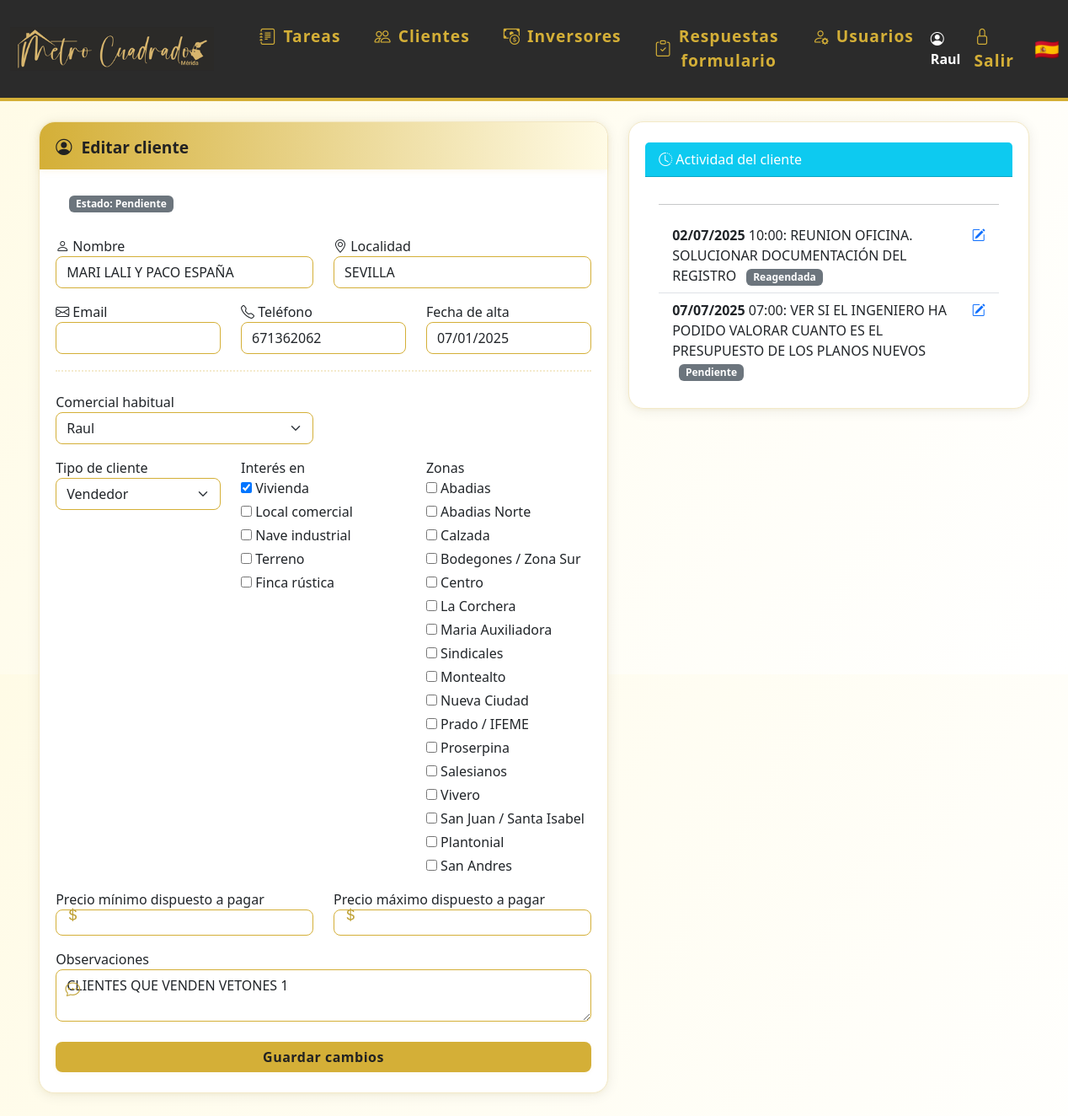
Screenshot of /editar_cliente/4 (signed in) with the database file from the repository.
### models.py (models this page shows)
class Usuario(UserMixin, db.Model):
    id = db.Column(db.Integer, primary_key=True)
    nombre = db.Column(db.String(80), unique=True, nullable=False)
    password = db.Column(db.String(200), nullable=False)
    es_admin = db.Column(db.Boolean, default=False)
    color = db.Column(db.String(7), nullable=True, default='#3788d8') # Color en formato hex, e.g., #RRGGBB
    email = db.Column(db.String(120), unique=True, nullable=True)
    telefono = db.Column(db.String(20), unique=True, nullable=True)
    activo = db.Column(db.Boolean, default=True)  # Nuevo campo para desactivar usuario
    notificar_email = db.Column(db.Boolean, default=True)
    notificar_telegram = db.Column(db.Boolean, default=False)
    chat_id_telegram = db.Column(db.String(32), nullable=True)
    eventos = db.relationship('Evento', backref='usuario', lazy=True)
    tareas = db.relationship('Tarea', back_populates='usuario')

class Cliente(db.Model):
    id = db.Column(db.Integer, primary_key=True)
    nombre = db.Column(db.String(120), nullable=False)
    email = db.Column(db.String(120), unique=True, nullable=True)
    telefono = db.Column(db.String(20), unique=True)
    estado = db.Column(db.String(20), nullable=False, default='en_curso') # en_curso, ha_comprado, cancelado
    localidad = db.Column(db.String(120), nullable=True)
    observaciones = db.Column(db.Text, nullable=True)
    tipo_cliente = db.Column(db.String(50), nullable=True)
    interes = db.Column(db.Text, nullable=True)
    zonas = db.Column(db.Text, nullable=True)
    precio_min = db.Column(db.Integer, nullable=True)
    precio_max = db.Column(db.Integer, nullable=True)
    encuesta_enviada = db.Column(db.String(20), default="sin_enviar")
    comercial_id = db.Column(db.Integer, db.ForeignKey('usuario.id'), nullable=True)
    fecha_creacion = db.Column(db.DateTime, default=datetime.utcnow)
    activo = db.Column(db.Boolean, default=True)  # Nuevo campo para desactivar cliente
    eventos = db.relationship('Evento', backref='cliente', lazy=True)
    tareas = db.relationship('Tarea', back_populates='cliente')
    visto_por = db.Column(db.Integer, db.ForeignKey('cliente.id'), nullable=True)

class Tarea(db.Model):
    id = db.Column(db.Integer, primary_key=True)
    usuario_id = db.Column(db.Integer, db.ForeignKey('usuario.id'))
    cliente_id = db.Column(db.Integer, db.ForeignKey('cliente.id'))
    fecha = db.Column(db.Date, nullable=False)
    hora = db.Column(db.Time, nullable=True)
    comentario = db.Column(db.Text)
    resolucion = db.Column(db.Text)
    estado = db.Column(db.String(20), nullable=False, default='por_hacer')  # por_hacer, ha_comprado, ha_alquilado, cancelado
    cliente = db.relationship('Cliente', back_populates='tareas')
    usuario = db.relationship('Usuario', back_populates='tareas')

### app.py (the view, shortened to what this page needs)
@app.route('/editar_cliente/<int:cliente_id>', methods=['GET', 'POST'])
@login_required
def editar_cliente(cliente_id):
    cliente = Cliente.query.get_or_404(cliente_id)
    form = CrearClienteForm(obj=cliente)
    form.comercial_id.choices = [(0, 'Sin comercial')] + [(u.id, u.nombre) for u in Usuario.query.all()]
    if request.method == 'GET':
        form.comercial_id.data = cliente.comercial_id or 0
        form.interes.data = cliente.interes.split(',') if cliente.interes else []
        form.zonas.data = cliente.zonas.split(',') if cliente.zonas else []
    tareas_cliente = cliente.tareas if hasattr(cliente, 'tareas') else []
    return render_template('editar_cliente.html', form=form, cliente=cliente, tareas_cliente=tareas_cliente)

### app.py (called while the page is built)
@login_manager.user_loader
def load_user(user_id):
    return Usuario.query.get(int(user_id))

### templates/editar_cliente.html (shortened to what this page needs)
{% extends 'base.html' %}
{% block content %}
<div class="container" style="max-width:1200px;">
  <div class="row">
    <div class="col-md-7">
      <div class="card mb-3">
        <div class="card-header-gradient">
          <span class="icon"><i class="bi bi-person-circle"></i></span> Editar cliente
        </div>
        <div class="mb-2" style="padding: 0.5rem 1rem 0 1rem;">
          <span class="badge bg-secondary">Estado: {{ cliente.estado.replace('_', ' ').capitalize() }}</span>
        </div>
        <form method="POST" style="padding:1.2rem 0 0 0;">
            <div class="row mb-3">
              <div class="col-6">
                <span class="icon"><i class="bi bi-person"></i></span>
                <label for="nombre">{{ form.nombre.label.text }}</label>
                {{ form.nombre(class_='form-control' + (' is-invalid' if form.nombre.errors else ''), autocomplete='name', id='nombre') }}
              </div>
              <div class="col-6">
                <span class="icon"><i class="bi bi-geo-alt"></i></span>
                <label for="localidad">{{ form.localidad.label.text }}</label>
                {{ form.localidad(class_='form-control' + (' is-invalid' if form.localidad.errors else ''), autocomplete='address-level2', id='localidad') }}
              </div>
            </div>
            <div class="row mb-3">
              <div class="col-4">
                <span class="icon"><i class="bi bi-envelope"></i></span>
                <label for="email">{{ form.email.label.text }}</label>
                {{ form.email(class_='form-control' + (' is-invalid' if form.email.errors else ''), autocomplete='email', id='email') }}
              </div>
              <div class="col-4">
                <span class="icon"><i class="bi bi-telephone"></i></span>
                <label for="telefono">{{ form.telefono.label.text }}</label>
                {{ form.telefono(class_='form-control' + (' is-invalid' if form.telefono.errors else ''), autocomplete='tel', id='telefono') }}
              </div>
              <div class="col-4">
                <label for="fecha_creacion">{{ form.fecha_creacion.label.text }}</label>
                {{ form.fecha_creacion(class_='form-control', readonly=true, autocomplete='off', id='fecha_creacion') }}
              </div>
            </div>
            <hr class="decor-sep">
            <div class="row mb-3">
              <div class="col-6">
                {{ form.comercial_id.label }}
                {{ form.comercial_id(class_='form-select') }}
              </div>
            </div>
            <div class="row mb-3">
              <div class="col-md-4">
                {{ form.tipo_cliente.label }}
                {{ form.tipo_cliente(class_='form-select') }}
              </div>
              <div class="col-md-4">
                {{ form.interes.label }}<br>
                <div style="display:flex;flex-direction:column;gap:4px;">
                  {% for subfield in form.interes %}
                    <label style="font-weight:normal;">
                      {{ subfield() }} {{ subfield.label.text }}
                    </label>
                  {% endfor %}
                </div>
              </div>
              <div class="col-md-4">
                {{ form.zonas.label }}<br>
                <div style="display:flex;flex-direction:column;gap:4px;">
                  {% for subfield in form.zonas %}
                    <label style="font-weight:normal;">
                      {{ subfield() }} {{ subfield.label.text }}
                    </label>
                  {% endfor %}
                </div>
              </div>
            </div>
            <div class="row mb-3">
              <div class="col-6">
                <div class="input-icon">
                  <span class="icon"></span>
                  {{ form.precio_min.label }}
                  {{ form.precio_min(class_='form-control form-control-sm', step='1', value=form.precio_min.data if form.precio_min.data is not none else '') }}
                </div>
              </div>
              <div class="col-6">
                <div class="input-icon">
                  <span class="icon"></span>
                  {{ form.precio_max.label }}
                  {{ form.precio_max(class_='form-control form-control-sm', step='1', value=form.precio_max.data if form.precio_max.data is not none else '') }}
                </div>
              </div>
            </div>
            <div class="input-icon mb-3">
                <span class="icon"></span>
                {{ form.observaciones.label }}
                {{ form.observaciones(class_='form-control') }}
            </div>
            <button type="submit" class="btn btn-success w-100 mt-2">Guardar cambios</button>
        </form>
      </div>
    </div>
    <div class="col-md-5">
      <div class="card">
        <div class="card-header bg-info text-white">
          <i class="bi bi-clock-history"></i> Actividad del cliente
        </div>
        <div class="card-body" style="max-height:250px;overflow:auto;">
          <hr>
          {% if tareas_cliente and tareas_cliente|length > 0 %}
            <ul class="list-group list-group-flush">
              {% for tarea in tareas_cliente %}
                <li class="list-group-item d-flex justify-content-between align-items-start">
                  <div>
                    <strong>{{ tarea.fecha.strftime('%d/%m/%Y') }}</strong>
                    {% if tarea.hora %} {{ tarea.hora.strftime('%H:%M') }}{% endif %}:
                    {{ tarea.comentario }}
                    <span class="badge bg-secondary ms-2">{{ tarea.estado.replace('_', ' ').capitalize() }}</span>
                  </div>
                  <a href="{{ url_for('editar_tarea', tarea_id=tarea.id) }}" class="ms-2" title="Editar tarea"><i class="bi bi-pencil-square"></i></a>
                </li>
              {% endfor %}
            </ul>
          {% else %}
            <div class="text-muted">No hay tareas registradas para este cliente.</div>
          {% endif %}
        </div>
      </div>
    </div>
  </div>
</div>
{% endblock %}

### templates/base.html (shortened to what this page needs)
<!DOCTYPE html>
<html lang="es">
<head>
    <link rel="stylesheet" href="https://cdn.jsdelivr.net/npm/bootstrap@5.3.0/dist/css/bootstrap.min.css">
    <link rel="stylesheet" href="{{ url_for('static', filename='estilos.css') }}">
    <link rel="stylesheet" href="https://cdn.jsdelivr.net/npm/bootstrap-icons@1.10.5/font/bootstrap-icons.css">
</head>
<body class="d-flex flex-column vh-100">
{% if request.path != '/login' %}
<nav class="navbar navbar-expand-lg mb-4">
  <div class="container-fluid">
    <a class="navbar-brand d-flex align-items-center" href="/">
      <img src="{{ url_for('static', filename='logoraul.png') }}" alt="Logo" style="height:90px;margin-right:18px;">
    </a>
    <div class="collapse navbar-collapse" id="navbarNav">
      <ul class="navbar-nav me-auto mb-2 mb-lg-0">
        <li class="nav-item mx-1">
          <a class="nav-link btn btn-outline-success rounded-pill px-3 d-flex align-items-center gap-2" href="/">
            <i class="bi bi-journal-text"></i> Tareas
          </a>
        </li>
        <li class="nav-item mx-1">
          <a class="nav-link btn btn-outline-primary rounded-pill px-3 d-flex align-items-center gap-2" href="/clientes">
            <i class="bi bi-people"></i> Clientes
          </a>
        </li>
        <li class="nav-item mx-1">
          <a class="nav-link btn btn-outline-danger rounded-pill px-3 d-flex align-items-center gap-2" href="/inversores">
            <i class="bi bi-cash-coin"></i> Inversores
          </a>
        </li>
        {% if current_user.is_authenticated %}
        <li class="nav-item mx-1">
          <a class="nav-link btn btn-outline-secondary rounded-pill px-3 d-flex align-items-center gap-2" href="/respuestas_formulario">
            <i class="bi bi-clipboard-check"></i> Respuestas formulario
          </a>
        </li>
        {% endif %}
        {% if current_user.is_authenticated and current_user.es_admin %}
        <li class="nav-item mx-1">
          <a class="nav-link btn btn-outline-dark rounded-pill px-3 d-flex align-items-center gap-2" href="/usuarios">
            <i class="bi bi-person-gear"></i> Usuarios
          </a>
        </li>
        {% endif %}
      </ul>
      <ul class="navbar-nav align-items-center">
        {% if current_user.is_authenticated %}
        <li class="nav-item me-2">
          <span class="navbar-text fw-bold text-white"><i class="bi bi-person-circle"></i> {{ current_user.nombre }}</span>
        </li>
        <li class="nav-item"><a class="nav-link" href="/logout" title="Salir"><span class="bi bi-lock"></span> Salir</a></li>
        {% else %}
        <li class="nav-item"><a class="nav-link" href="/login" title="Entrar"><span class="bi bi-lock"></span> Entrar</a></li>
        {% endif %}
        <li class="nav-item ms-3"><span class="fs-4">🇪🇸</span></li>
      </ul>
    </div>
  </div>
</nav>
{% endif %}
<div class="flex-grow-1 d-flex flex-column px-4" style="width:100vw;">
    {% block content %}{% endblock %}
</div>
</body>
</html>

### static/estilos.css (style rules this page uses)
body { background: linear-gradient(120deg, #fffbe6 0%, #fff 100%); font-family: 'Segoe UI', 'Arial', sans-serif; color: #222; }
.navbar { background: #2b2b2b !important; border-bottom: 4px solid #d4af37; }
.navbar-brand, .navbar-nav .nav-link { color: #d4af37 !important; font-weight: 600; font-size: 1.2rem; letter-spacing: 1px; }
.navbar-brand img { height: 40px; margin-right: 10px; }
.btn-primary, .btn-success { background: #d4af37; border: none; color: #222; font-weight: 600; border-radius: 8px; box-shadow: 0 1px 4px rgba(212,175,55,0.10), 0 0 0 0 #d4af37; letter-spacing: 0.5px; transition: background 0.2s, color 0.2s, box-shadow 0.2s; }
.card { background: #fff; border-radius: 18px; box-shadow: 0 2px 16px rgba(34,34,34,0.08), 0 1.5px 4px rgba(212,175,55,0.08); padding: 1.5rem 1.2rem; margin-bottom: 1.5rem; border: 1px solid #f3e9c7; transition: box-shadow 0.25s, transform 0.18s; }
.container { padding-bottom: 2.5rem; }
.form-control, .form-select { border-radius: 8px; border: 1.5px solid #d4af37; box-shadow: none; transition: border 0.2s, box-shadow 0.2s; }
.card-header-gradient { background: linear-gradient(90deg, #d4af37 0%, #fffbe6 100%); border-top-left-radius: 18px; border-top-right-radius: 18px; padding: 1rem 1.2rem 0.7rem 1.2rem; margin: -1.5rem -1.2rem 1.2rem -1.2rem; color: #222; font-weight: 700; font-size: 1.2rem; display: flex; align-items: center; gap: 0.7rem; box-shadow: 0 2px 8px rgba(212,175,55,0.10); }
.input-icon { position: relative; }
.input-icon input, .input-icon select { padding-left: 2.2rem !important; }
.input-icon .icon { position: absolute; left: 0.7rem; top: 55%; transform: translateY(-50%); color: #bfa134; font-size: 1.1em; pointer-events: none; }
.decor-sep { border: none; border-top: 2px dotted #d4af37; margin: 1.2rem 0 1.5rem 0; }

### rows the page displays
Usuario: nombre "Raul"
Cliente: estado.replace "Pendiente", nombre "MARI LALI Y PACO ESPAÑA", localidad "SEVILLA", telefono "671362062", fecha_creacion "07/01/2025", comercial_id "Raul", tipo_cliente "Vendedor", observaciones "CLIENTES QUE VENDEN VETONES 1"
Tarea: fecha "02/07/2025", hora "10:00", comentario "REUNION OFICINA. SOLUCIONAR DOCUMENTACIÓN DEL REGISTRO", estado.replace "Reagendada"
Tarea: fecha "07/07/2025", hora "07:00", comentario "VER SI EL INGENIERO HA PODIDO VALORAR CUANTO ES EL PRESUPUESTO DE LOS PLANOS NUEVOS", estado.replace "Pendiente"

### other values shown
{{ subfield.label.text }} "Vivienda" "Local comercial" "Nave industrial" "Terreno" "Finca rústica"
{{ subfield.label.text }} "Abadias" "Abadias Norte" "Calzada" "Bodegones / Zona Sur" "Centro" "La Corchera" "Maria Auxiliadora" "Sindicales" "Montealto" "Nueva Ciudad" "Prado / IFEME" "Proserpina" "Salesianos" "Vivero" "San Juan / Santa Isabel" "Plantonial" "San Andres"
